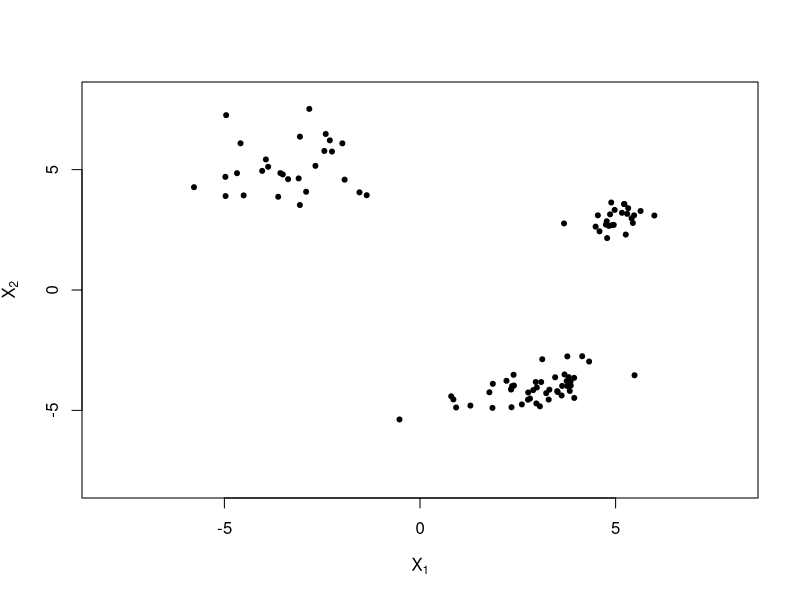

R code for this plot:
## ---- chunk 1
library(mvtnorm)
## ---- chunk 2
library(mvtnorm)  # used to sample from a multivariate Gaussian

sample.gmm <- function(n, p, mu, Sig)
{
    # n    the number of samples
    # p    a K dimensional vector of mixing coefficients such that sum(p) = 1
    # mu   a (K, d) matrix where each row corresponds to the components mean 
    #	   vector of dimension d 
    # Sig  an array of dimension (d, d, K) where each entry corresponds to the
    #	   d x d covariance matrix 
    #
    # returns a (n, d) matrix of the samples


}
## ---- chunk 3
library(mvtnorm)  # used to sample from a multivariate Gaussian

sample.gmm <- function(n, p, mu, Sig)
{
    # n    the number of samples
    # p    a K dimensional vector of mixing coefficients such that sum(p) = 1
    # mu   a (K, d) matrix where each row corresponds to the components mean 
    #	   vector of dimension d 
    # Sig  an array of dimension (d, d, K) where each entry corresponds to the
    #	   d x d covariance matrix 
    #
    # returns a (n, d) matrix of the samples
    if (sum(p) != 1) stop("p must sum to 1")

    d <- ncol(mu) 
    K <- nrow(mu)
    res <- matrix(NA, nrow=n, ncol=d)  # store the samples

    for (i in 1:n) {
        k <- sample(1:K, size=1, prob=p)      # component to sample from
        res[i, ] <- rmvnorm(1, mean=mu[k, ], sigma=as.matrix(Sig[, , k]))
    }

    return(res)
}
## ---- chunk 4
# test #1
p <- c(0.3, 0.2, 0.5)
mu <- matrix(c(-3, 0, 4), ncol=1)
Sig <- array(c(0.5, 1, 0.4), dim=c(1, 1, 3))

X <- sample.gmm(100, p, mu, Sig)


# test #2
p <- c(0.3, 0.2, 0.5)
mu <- matrix(c(-3, 5, 5, 3, 3, -4), ncol=2, byrow=TRUE)
Sig <- array(c(1, 0, 0, 1,
	           0.2, 0.1, 0.1, 0.2,
	           1.5, 0.3, 0.3, 0.3), dim=c(2, 2, 3))

X <- sample.gmm(100, p, mu, Sig)
## ---- chunk 5
X <- sample.gmm(100, p, mu, Sig)

plot(X, pch=20, xlim=c(-8, 8), ylim=c(-8, 8), 
     xlab=expression(X[1]), ylab=expression(X[2]))
## ---- chunk 6
g <- function(k, x, p, mu, Sig) 
{
    # k    the component index
    # x    the value of x
    # p    a K dimensional vector of mixing coefficients such that sum(p) = 1
    # mu   a (K, d) matrix where each row corresponds to the components mean 
    #	   vector of dimension d 
    # Sig  an array of dimension (d, d, K) where each entry corresponds to the
    #	   d x d covariance matrix 
    #
    # returns probability 

}
## ---- chunk 7
g <- function(k, x, p, mu, Sig) 
{
    # k    the component index
    # x    the value of x
    # p    a K dimensional vector of mixing coefficients such that sum(p) = 1
    # mu   a (K, d) matrix where each row corresponds to the components mean 
    #	   vector of dimension d 
    # Sig  an array of dimension (d, d, K) where each entry corresponds to the
    #	   d x d covariance matrix 
    #
    # returns probability 
    K <- nrow(mu)
    
    num <- p[k] * dmvnorm(x, mean=mu[k, ], sigma=as.matrix(Sig[ , , k]))
    den <- sum(sapply(1:K, function(j) p[j] * dmvnorm(x, mean=mu[j, ], sigma=as.matrix(Sig[ , , j]))))
    
    return(num / den)
}
## ---- chunk 8
g(1, X[1, ], p, mu, Sig)
